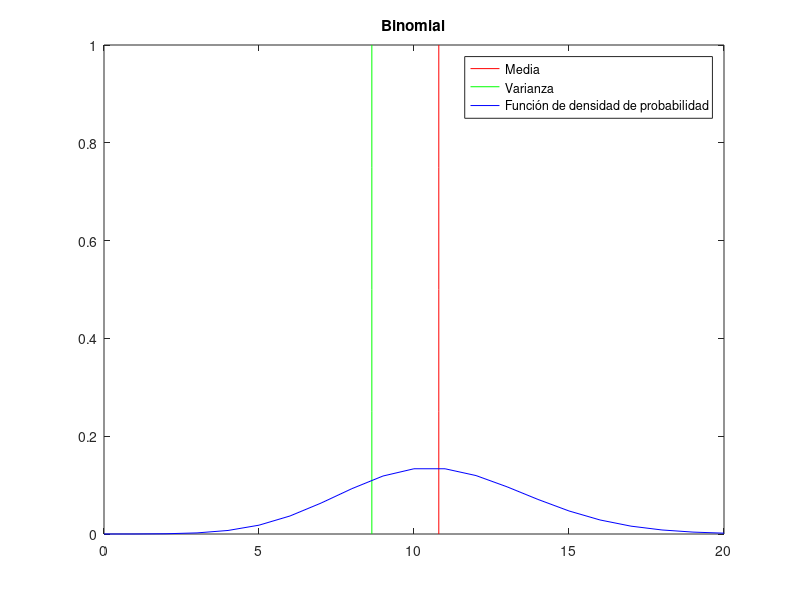

Reproduce this figure in MATLAB.
%{
@author G. Mizael Mtz. Hdz.
@description Binomial 
@version 1.0.0
@date 2017-12-11
%}
name='G. Mizael Mtz. Hdz.'
string='Binomial';
fprintf('%s\n',string);
x=[10.8, 10.8, 10.8, 10.8, 10.8]
y=[0, 0.25, 0.5, 0.75, 1]
figure('name','Binomial');
plot(x,y,'color','red');
title('Binomial');
hold on;
x=[8.64, 8.64, 8.64, 8.64, 8.64]
y=[0, 0.25, 0.5, 0.75, 1]
plot(x,y,'color','green');
n = 54;
p = 0.2;
x = 0:20;
y = binopdf(x,n,p);
plot(x,y,'color','blue')
legend('Media','Varianza', 'Función de densidad de probabilidad'); 


